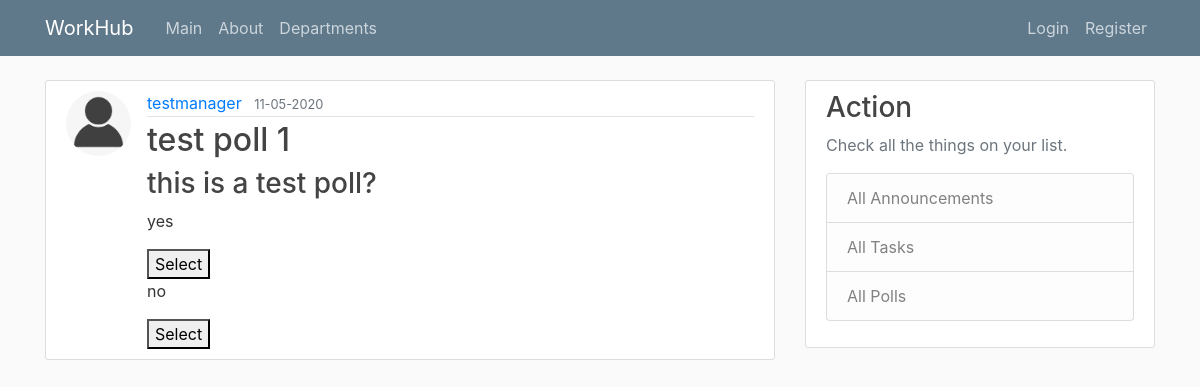
/polls/1, run on the app's committed database.
### scheduler/models.py (models this page shows, shortened)
class User(db.Model, UserMixin):
    id = db.Column(db.Integer, primary_key=True)
    username = db.Column(db.String(20), unique=True, nullable=False)
    email = db.Column(db.String(120), unique=True, nullable=False)
    is_manager = db.Column(db.Boolean, nullable=False)
    dept = db.Column(db.String(60), nullable=False)
    image_file = db.Column(db.String(20), nullable=False, default='default.jpg')
    password = db.Column(db.String(60), nullable=False)
    announcement = db.relationship('Announcement', backref='author', lazy=True)
    poll = db.relationship('Poll', backref='author', lazy=True)
    task = db.relationship('Task', backref='author', lazy=True)

class Poll(db.Model):
    id = db.Column(db.Integer, primary_key=True)
    title = db.Column(db.String(100), nullable=False)
    date_posted = db.Column(db.DateTime, nullable=False, default=datetime.utcnow)
    question = db.Column(db.Text, nullable=False)
    option1 = db.Column(db.Text, nullable=False)
    option2 = db.Column(db.Text, nullable=False)
    initiator_id = db.Column(db.Integer, db.ForeignKey('user.id'), nullable=False)
    audience = db.Column(db.String(300), nullable = False)

### scheduler/routes.py (the view)
@app.route("/polls/<poll_id>")
def poll(poll_id):
	poll = Poll.query.get_or_404(poll_id)
	return render_template('poll.html', title= poll.title, poll = poll)

### scheduler/templates/poll.html (shortened to what this page needs)
{% extends "layout.html" %}
{% block content %}
  <article class="media content-section">
    <img class = "rounded-circle article-img" src = "{{ url_for('static', filename = 'profile_pics/' + poll.author.image_file) }}">
    <div class="media-body">
      <div class="article-metadata">
        <a class="mr-2" href="#">{{ poll.author.username }}</a>
        <small class="text-muted">{{poll.date_posted.strftime('%m-%d-%Y') }}</small>
      </div>
      <h2 class = "article-title">{{ poll.title }}</h2>
      <h3 class = "article-title">{{ poll.question }}</h3>
      <p class="article-content">{{ poll.option1 }}</p>
      <button type="submit">Select</button>
      <p class="article-content">{{ poll.option2 }}</p>
      <button type="submit">Select</button>
    </div>
  </article>
{% endblock content  %}

### scheduler/templates/layout.html (shortened to what this page needs)
<!DOCTYPE html>
<html>
<head>
    <link rel="stylesheet" href="https://maxcdn.bootstrapcdn.com/bootstrap/4.0.0/css/bootstrap.min.css">
    <link rel="stylesheet" type="text/css" href="{{ url_for('static', filename='main.css') }}">
</head>
<body>
    <header class="site-header">
      <nav class="navbar navbar-expand-md navbar-dark bg-steel fixed-top">
        <div class="container">
          <a class="navbar-brand mr-4" href="/">WorkHub</a>
          <div class="collapse navbar-collapse" id="navbarToggle">
            <div class="navbar-nav mr-auto">
              <a class="nav-item nav-link" href="{{ url_for('main') }}">Main</a>
              <a class="nav-item nav-link" href="{{ url_for('about') }}">About</a>
              <a class="nav-item nav-link" href="{{ url_for('depts') }}">Departments</a>
            </div>
            <div class="navbar-nav">
              {% if current_user.is_authenticated %}
              {% if current_user.is_manager %}
              <a class="nav-item nav-link" href="{{ url_for('new_task') }}">New task</a>
              <a class="nav-item nav-link" href="{{ url_for('new_announcement') }}">New announcement</a>
              <a class="nav-item nav-link" href="{{ url_for('new_poll') }}">New poll</a>
              {% endif %}
              <a class="nav-item nav-link" href="{{ url_for('account') }}">Account</a>
              <a class="nav-item nav-link" href="{{ url_for('logout') }}">Log Out</a>
              {% else %}
                <a class="nav-item nav-link" href="{{ url_for('login') }}">Login</a>
                <a class="nav-item nav-link" href="{{ url_for('register') }}">Register</a>
                {% endif %}
            </div>
          </div>
        </div>
      </nav>
    </header>
    <main role="main" class="container">
      <div class="row">
        <div class="col-md-8">
          {% block content %}{% endblock %}
        </div>
        <div class="col-md-4">
          <div class="content-section">
            <h3>Action</h3>
            <p class='text-muted'> Check all the things on your list.
              <ul class="list-group">
                <a class="list-group-item list-group-item-light" href="{{ url_for('all_announcements') }}">All Announcements</a>
                <a class="list-group-item list-group-item-light" href="{{ url_for('all_tasks') }}">All Tasks</a>
                <a class="list-group-item list-group-item-light" href="{{ url_for('all_polls') }}">All Polls</a>
              </ul>
            </p>
          </div>
        </div>
      </div>
    </main>
</body>
</html>

### scheduler/static/main.css (style rules this page uses)
body { background: #fafafa; color: #333333; margin-top: 5rem; }
h1, h2, h3, h4, h5, h6 { color: #444444; }
.bg-steel { background-color: #5f788a; }
.site-header .navbar-nav .nav-link { color: #cbd5db; }
.content-section { background: #ffffff; padding: 10px 20px; border: 1px solid #dddddd; border-radius: 3px; margin-bottom: 20px; }
.article-title { color: #444444; }
.article-content { white-space: pre-line; }
.article-img { height: 65px; width: 65px; margin-right: 16px; }
.article-metadata { padding-bottom: 1px; margin-bottom: 4px; border-bottom: 1px solid #e3e3e3 }

### data on the page
User: image_file (placeholder picture), author.username "testmanager"
Poll: date_posted "11-05-2020", title "test poll 1", question "this is a test poll?", option1 "yes", option2 "no"
